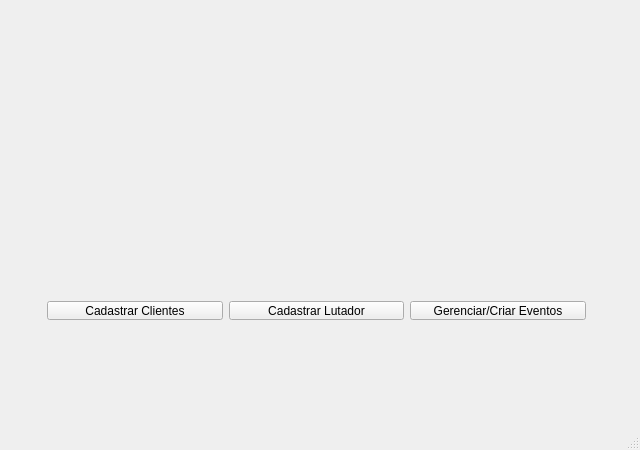
<?xml version="1.0" encoding="UTF-8"?>
<ui version="4.0">
 <class>MainWindow</class>
 <widget class="QMainWindow" name="MainWindow">
  <property name="geometry">
   <rect>
    <x>0</x>
    <y>0</y>
    <width>640</width>
    <height>450</height>
   </rect>
  </property>
  <property name="minimumSize">
   <size>
    <width>640</width>
    <height>450</height>
   </size>
  </property>
  <property name="maximumSize">
   <size>
    <width>640</width>
    <height>450</height>
   </size>
  </property>
  <property name="windowTitle">
   <string>MainWindow</string>
  </property>
  <property name="styleSheet">
   <string notr="true">QMainWindow{
background-image: url(:/imagens/UFC.jpg);
}</string>
  </property>
  <widget class="QWidget" name="centralWidget">
   <widget class="QWidget" name="horizontalLayoutWidget">
    <property name="geometry">
     <rect>
      <x>36</x>
      <y>290</y>
      <width>561</width>
      <height>41</height>
     </rect>
    </property>
    <layout class="QHBoxLayout" name="horizontalLayout">
     <item>
      <widget class="QPushButton" name="pushButtonCadastrarClientes">
       <property name="text">
        <string>Cadastrar Clientes</string>
       </property>
      </widget>
     </item>
     <item>
      <widget class="QPushButton" name="pushButton_2">
       <property name="text">
        <string>Cadastrar Lutador</string>
       </property>
      </widget>
     </item>
     <item>
      <widget class="QPushButton" name="pushButton">
       <property name="text">
        <string>Gerenciar/Criar Eventos</string>
       </property>
      </widget>
     </item>
    </layout>
   </widget>
  </widget>
  <widget class="QMenuBar" name="menuBar">
   <property name="geometry">
    <rect>
     <x>0</x>
     <y>0</y>
     <width>640</width>
     <height>26</height>
    </rect>
   </property>
  </widget>
  <widget class="QStatusBar" name="statusBar"/>
 </widget>
 <layoutdefault spacing="6" margin="11"/>
 <resources/>
 <connections/>
</ui>
